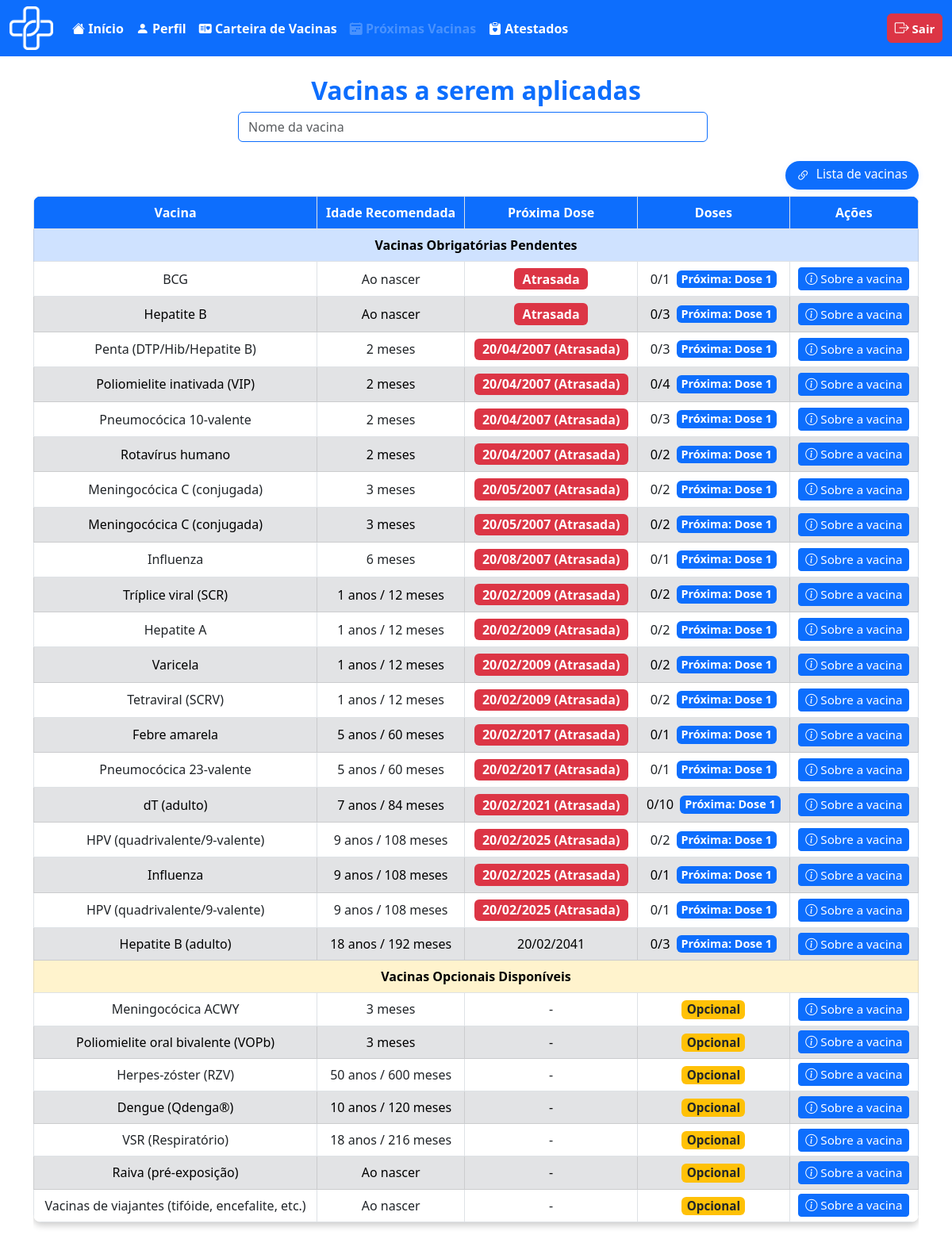
The app's page /usuario/proxima_vac.php (signed in), older data.
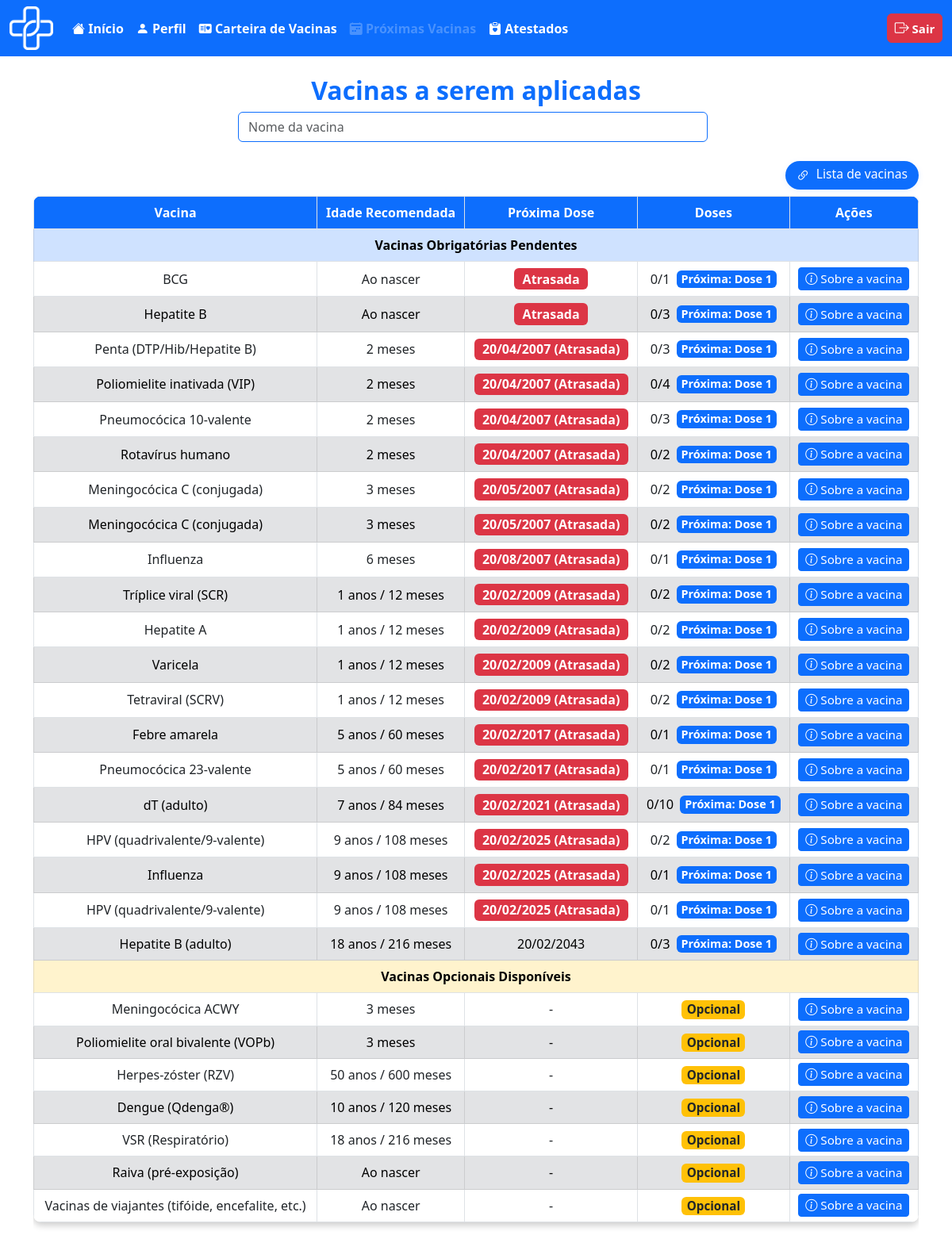
The same page, newer data.
### tables this page shows
CREATE TABLE `vacina` (
  `id_vaci` int(11) NOT NULL,
  `nome_vaci` varchar(100) NOT NULL,
  `fabri_vaci` varchar(100) NOT NULL,
  `lote_vaci` varchar(50) NOT NULL,
  `via_adimicao` varchar(50) NOT NULL,
  `n_dose` int(1) NOT NULL,
  `intervalo_dose` int(11) NOT NULL,
  `idade_meses_reco` smallint(6) DEFAULT NULL,
  `idade_anos_reco` smallint(6) DEFAULT NULL,
  `estoque` int(11) NOT NULL,
  `id_calendario` int(11) DEFAULT NULL
);

CREATE TABLE `calendario_vacinal` (
  `id_calendario` int(11) NOT NULL,
  `nome_vacina` varchar(100) NOT NULL,
  `doses_obrigatorias` varchar(255) NOT NULL,
  `doses_recomendadas` varchar(255) DEFAULT NULL,
  `sus` tinyint(1) NOT NULL DEFAULT 0,
  `grupo_indicado` varchar(100) DEFAULT 'Geral'
);

### usuario/proxima_vac.php (the view, shortened to what the rows shown need)
<?php
require_once '../outros/db_connect.php';
function calcular_proxima_dose($vacina, $aplicada, $idade_meses_usuario, $data_nascimento) {
    $doses_tomadas = $aplicada && isset($aplicada['doses_tomadas']) ? intval($aplicada['doses_tomadas']) : 0;
    $idade_anos_reco = isset($vacina['idade_anos_reco']) ? intval($vacina['idade_anos_reco']) : 0;
    $idade_meses_reco = isset($vacina['idade_meses_reco']) ? intval($vacina['idade_meses_reco']) : 0;
    $idade_recomendada_meses = $idade_anos_reco * 12 + $idade_meses_reco;
    $calcularData = function($data_nascimento, $anos, $meses) {
        $dt = new DateTime($data_nascimento);
        if ($anos > 0) $dt->add(new DateInterval('P' . $anos . 'Y'));
        if ($meses > 0) $dt->add(new DateInterval('P' . $meses . 'M'));
        return $dt->format('d/m/Y');
    };
    if ($doses_tomadas == 0) {
        if ($idade_anos_reco === 0 && $idade_meses_reco === 0) {
            if ($idade_meses_usuario > 0) {
                return ['Atrasada', true];
            }
            return ['Ao nascer', false];
        }
        if ($idade_meses_usuario >= $idade_recomendada_meses) {
            $data_prevista = $calcularData($data_nascimento, $idade_anos_reco, $idade_meses_reco);
            return [$data_prevista . ' (Atrasada)', true];
        } else {
            $data_prevista = $calcularData($data_nascimento, $idade_anos_reco, $idade_meses_reco);
            return [$data_prevista, false];
        }
    }
}
$user_id = $_SESSION['id_usuario'];
$query_user = "SELECT naci_usuario, genero_usuario FROM usuario WHERE id_usuario = ?";
$stmt_user = $conn->prepare($query_user);
$stmt_user->bind_param("i", $user_id);
$stmt_user->execute();
$result_user = $stmt_user->get_result();
$user_data = $result_user->fetch_assoc();
$vacinas_obrigatorias_pendentes = [];
$vacinas_opcionais_nao_tomadas = [];
if ($user_data) {
    $data_nascimento = $user_data['naci_usuario'];
    $genero_usuario = $user_data['genero_usuario'];
    $dt_nasc = new DateTime($data_nascimento);
    $dt_hoje = new DateTime();
    $idade_meses_usuario = $dt_hoje->diff($dt_nasc)->y * 12 + $dt_hoje->diff($dt_nasc)->m;
    $sql_vacinas = "SELECT v.*, c.sus, c.nome_vacina, c.doses_obrigatorias, c.doses_recomendadas
                    FROM vacina v
                    LEFT JOIN calendario_vacinal c ON v.id_calendario = c.id_calendario";
    $result_vacinas = $conn->query($sql_vacinas);
    $vacinas_fisicas = [];
    while ($row = $result_vacinas->fetch_assoc()) {
        $vacinas_fisicas[$row['id_vaci']] = $row;
    }
    $vacinas_aplicadas = [];
    $pesquisa = '';
    foreach ($vacinas_fisicas as $id_vaci => $vacina) {
        if ($vacina['sus'] != 1) continue;
        $n_obrig = isset($vacina['n_dose']) ? intval($vacina['n_dose']) : 0;
        if (stripos($vacina['nome_vacina'], 'gestante') !== false && $genero_usuario !== 'F') continue;
        $doses_tomadas = isset($vacinas_aplicadas[$id_vaci]) ? $vacinas_aplicadas[$id_vaci]['doses_tomadas'] : 0;
        if ($doses_tomadas < $n_obrig) {
            if ($pesquisa === '' || stripos($vacina['nome_vacina'], $pesquisa) !== false) {
                $vacina['doses_tomadas'] = $doses_tomadas;
                $vacina['n_obrig'] = $n_obrig;
                $vacinas_obrigatorias_pendentes[] = $vacina;
            }
        }
    }
    foreach ($vacinas_fisicas as $id_vaci => $vacina) {
        if ($vacina['sus'] != 0) continue;
        if (empty($vacinas_aplicadas[$id_vaci])) {
            if ($pesquisa === '' || stripos($vacina['nome_vacina'], $pesquisa) !== false) {
                $vacinas_opcionais_nao_tomadas[] = $vacina;
            }
        }
    }
}
    ?>
<!DOCTYPE html>
<html lang="pt-BR">
<head>
    <link href="https://cdn.jsdelivr.net/npm/bootstrap@5.3.0/dist/css/bootstrap.min.css" rel="stylesheet">
    <link href="https://cdn.jsdelivr.net/npm/bootstrap-icons/font/bootstrap-icons.css" rel="stylesheet">
</head>
<body>
    <div class="container mt-4">
        <h2 class="text-center text-primary fw-bold">Vacinas a serem aplicadas</h2>
        <br>
        <div class="table-responsive d-flex justify-content-center" id="tabela-proxima-vacina">
            <div style="width: 100%;">
                <table class="table table-bordered text-center w-100 mx-auto">
                    <thead>
                        <tr>
                            <th>Vacina</th>
                            <th>Idade Recomendada</th>
                            <th>Próxima Dose</th>
                            <th>Doses</th>
                            <th>Ações</th>
                        </tr>
                    </thead>
                    <tbody>
                        <tr>
                            <th colspan="5" class="table-primary text-center">Vacinas Obrigatórias Pendentes</th>
                        </tr>
                        <?php if (!empty($vacinas_obrigatorias_pendentes)): ?>
                            <?php
                            usort($vacinas_obrigatorias_pendentes, function($a, $b) use ($vacinas_aplicadas, $idade_meses_usuario, $data_nascimento) {
                                $aplicadaA = isset($vacinas_aplicadas[$a['id_vaci']]) ? $vacinas_aplicadas[$a['id_vaci']] : null;
                                $aplicadaB = isset($vacinas_aplicadas[$b['id_vaci']]) ? $vacinas_aplicadas[$b['id_vaci']] : null;
                                list($dataA, ) = calcular_proxima_dose($a, $aplicadaA, $idade_meses_usuario, $data_nascimento);
                                list($dataB, ) = calcular_proxima_dose($b, $aplicadaB, $idade_meses_usuario, $data_nascimento);
                                $dataA = preg_replace('/ \(Atrasada\)$/', '', $dataA);
                                $dataB = preg_replace('/ \(Atrasada\)$/', '', $dataB);
                                if ($dataA === 'Ao nascer') return -1;
                                if ($dataB === 'Ao nascer') return 1;
                                if ($dataA === '-') return 1;
                                if ($dataB === '-') return -1;
                                $tsA = strtotime(str_replace('/', '-', $dataA));
                                $tsB = strtotime(str_replace('/', '-', $dataB));
                                return $tsA <=> $tsB;
                            });
                            $rowIndex = 0;
                            foreach ($vacinas_obrigatorias_pendentes as $vacina):
                                $rowClass = ($rowIndex === 0) ? 'bg-white' : (($rowIndex % 2 === 1) ? 'table-secondary' : 'bg-white');
                                $proxima_dose = $vacina['doses_tomadas'] + 1;
                                $aplicada = isset($vacinas_aplicadas[$vacina['id_vaci']]) ? $vacinas_aplicadas[$vacina['id_vaci']] : null;
                                list($proxima_dose_valor, $atrasada) = calcular_proxima_dose($vacina, $aplicada, $idade_meses_usuario, $data_nascimento);
                                ?>
                                <tr class="<?php echo $rowClass; ?>" style="height:38px;">
                                    <td style="vertical-align:middle;"><?= htmlspecialchars($vacina['nome_vacina']) ?></td>
                                    <td style="vertical-align:middle; text-align:center;">
                                        <?php
                                            $idade_meses = isset($vacina['idade_meses_reco']) ? intval($vacina['idade_meses_reco']) : 0;
                                            $idade_anos = isset($vacina['idade_anos_reco']) ? intval($vacina['idade_anos_reco']) : 0;
                                            $partes = [];
                                            if ($idade_anos > 0) $partes[] = $idade_anos . " anos";
                                            if ($idade_meses > 0) $partes[] = $idade_meses . " meses";
                                            if (empty($partes)) $partes[] = "Ao nascer";
                                            echo htmlspecialchars(implode(" / ", $partes));
                                        ?>
                                    </td>
                                    <td style="vertical-align:middle; text-align:center;">
                                        <?php if ($atrasada): ?>
                                            <span class="badge bg-danger" style="font-size:1em;">
                                                <?= htmlspecialchars($proxima_dose_valor) ?>
                                            </span>
                                        <?php else: ?>
                                            <?= htmlspecialchars($proxima_dose_valor) ?>
                                        <?php endif; ?>
                                    </td>
                                    <td style="vertical-align:middle; text-align:center;">
                                        <div
                                            style="display:flex; flex-direction:row; align-items:center; justify-content:center; gap:8px; height:100%;">
                                            <span
                                                style="font-size:1.02em;"><?= $vacina['doses_tomadas'] . "/" . $vacina['n_obrig'] ?></span>
                                            <span class="badge bg-primary"
                                                style="font-size:0.90em; min-width:80px; padding:4px 6px;">
                                                Próxima: Dose <?= $proxima_dose ?>
                                            </span>
                                        </div>
                                    </td>
                                    <td style="vertical-align:middle; text-align:center; padding-top:4px; padding-bottom:4px;">
                                        <a href="ver_vacinaU.php?id_vaci=<?= urlencode($vacina['id_vaci']) ?>"
                                            class="btn btn-primary btn-sm" style="padding:2px 8px; font-size:0.95em;">
                                            <i class="bi bi-info-circle"></i> Sobre a vacina
                                        </a>
                                    </td>
                                </tr>
                                <?php $rowIndex++; endforeach; ?>
                        <?php endif; ?>
                        <tr>
                            <th colspan="5" class="table-warning text-center">Vacinas Opcionais Disponíveis</th>
                        </tr>
                        <?php if (!empty($vacinas_opcionais_nao_tomadas)): ?>
                            <?php
                            $rowIndex = 0;
                            foreach ($vacinas_opcionais_nao_tomadas as $vacina):
                                $rowClass = ($rowIndex === 0) ? 'bg-white' : (($rowIndex % 2 === 1) ? 'table-secondary' : 'bg-white');
                                ?>
                                <tr class="<?php echo $rowClass; ?>" style="height:38px;">
                                    <td style="vertical-align:middle;"><?= htmlspecialchars($vacina['nome_vacina']) ?></td>
                                    <td style="vertical-align:middle; text-align:center;">
                                        <?php
                                            $idade_meses = isset($vacina['idade_meses_reco']) ? intval($vacina['idade_meses_reco']) : 0;
                                            $idade_anos = isset($vacina['idade_anos_reco']) ? intval($vacina['idade_anos_reco']) : 0;
                                            $partes = [];
                                            if ($idade_anos > 0) $partes[] = $idade_anos . " anos";
                                            if ($idade_meses > 0) $partes[] = $idade_meses . " meses";
                                            if (empty($partes)) $partes[] = "Ao nascer";
                                            echo htmlspecialchars(implode(" / ", $partes));
                                        ?>
                                    </td>
                                    <td style="vertical-align:middle; text-align:center;">-</td>
                                    <td style="vertical-align:middle; text-align:center;">
                                        <span class="badge bg-warning text-dark" style="font-size:0.95em; min-width:80px; padding:4px 6px;">
                                            Opcional
                                        </span>
                                    </td>
                                    <td style="vertical-align:middle; text-align:center; padding-top:4px; padding-bottom:4px;">
                                        <a href="ver_vacinaU.php?id_vaci=<?= urlencode($vacina['id_vaci']) ?>"
                                            class="btn btn-primary btn-sm" style="padding:2px 8px; font-size:0.95em;">
                                            <i class="bi bi-info-circle"></i> Sobre a vacina
                                        </a>
                                    </td>
                                </tr>
                                <?php $rowIndex++; endforeach; ?>
                        <?php endif; ?>
                    </tbody>
                </table>
            </div>
        </div>
    </div>
</body>
</html>

Row changes from the older to the newer data that the page shows:
changed vacina "Hepatite B (adulto)": partes "18 anos / 192 meses" → "18 anos / 216 meses"; proxima_dose_valor "20/02/2041" → "20/02/2043"
